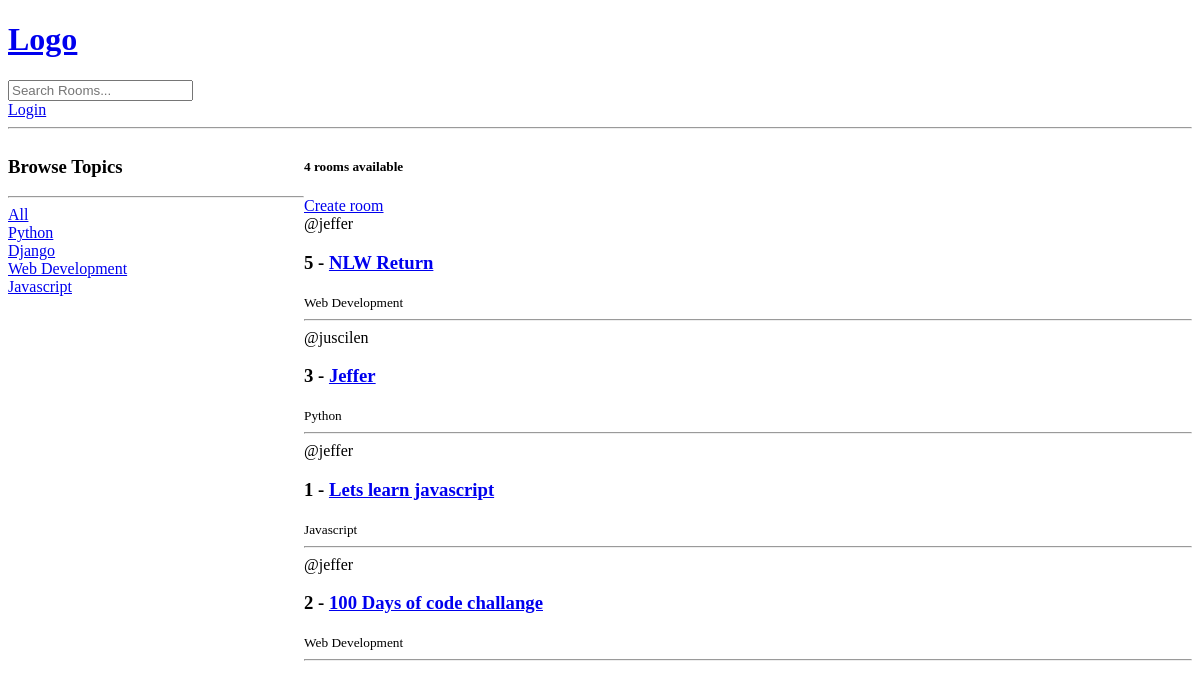
The app's page /, older data.
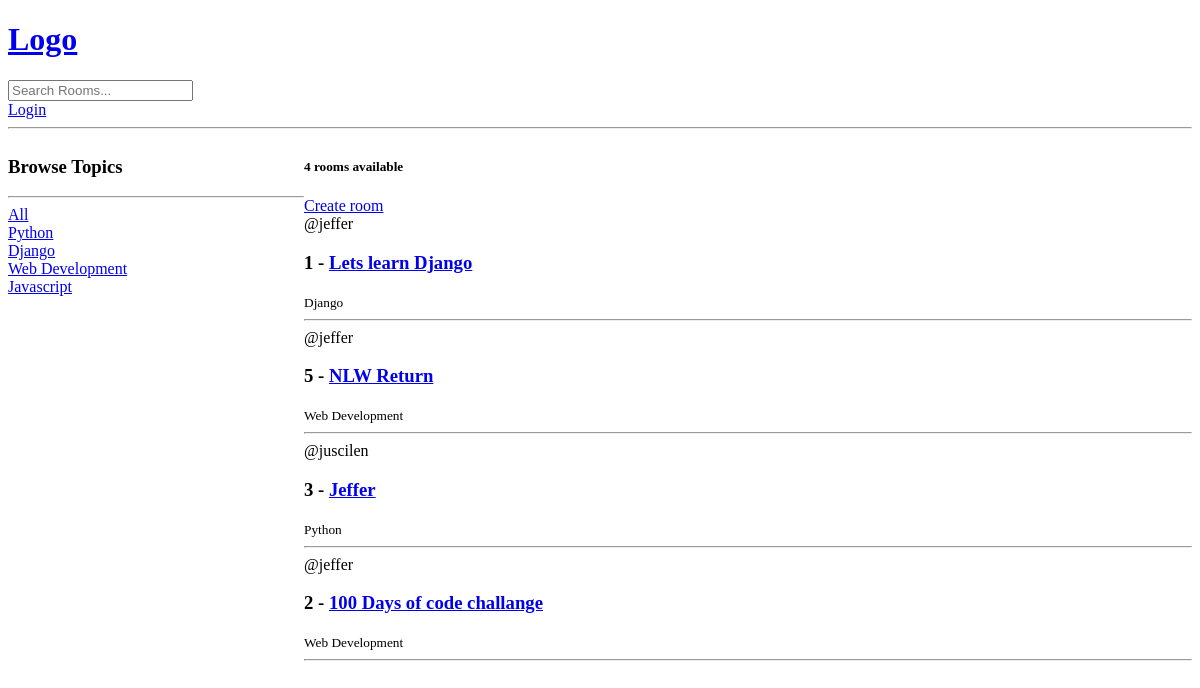
The same page, newer data.
### base/models.py (models this page shows, shortened)
class Topic(models.Model):
    name = models.CharField(max_length=200)

class Room(models.Model):
    host = models.ForeignKey(User, on_delete=models.SET_NULL, null=True)
    topic = models.ForeignKey(Topic, on_delete=models.SET_NULL, null=True)
    name = models.CharField(max_length=200)
    description = models.TextField(null=True, blank=True)
    updated = models.DateTimeField(auto_now=True)
    created = models.TimeField(auto_now_add=True)
    class Meta:
        ordering = ("-updated", "-created")

### base/views.py (the view)
# urls.py: path("", views.home, name="home"),
def home(request):
    q = request.GET.get("q") if request.GET.get("q") != None else ""
    rooms = Room.objects.filter(
        Q(topic__name__icontains=q) |
        Q(name__icontains=q) |
        Q(description__icontains=q)
    )
    topics = Topic.objects.all()
    room_count = rooms.count()
    context = {"rooms": rooms, "topics": topics, "room_count": room_count}
    return render(request, "base/home.html", context)

### base/templates/base/home.html (shortened to what this page needs)
{% extends "main.html" %}
{% block content %}
<div class="home-container">
    <div>
        <h3>Browse Topics</h3>
        <hr>
        <div>
            <a href="{% url 'home' %}">All</a>
        </div>
        {% for topic in topics %}
            <div>
                <a href="{% url 'home' %}?q={{ topic.name }}">{{ topic.name }}</a>
            </div>
        {% endfor %}
    </div>
    <div>
        <h5>{{ room_count }} rooms available </h5>
        <a href="{% url 'create-room' %}">Create room</a>
        <div>
            {% for room in rooms %}
                <div>
                    <span>@{{ room.host.username }}</span>
                    <h3>{{ room.id }} - <a href="{% url 'room' room.id %}">{{ room.name }}</a></h3>
                    <small>{{ room.topic.name }}</small>
                    <hr>
                </div>
            {% endfor %}
        </div>
    </div>
</div>
{% endblock content %}

Row changes from the older to the newer data that the page shows:
changed Room id 1: name "Lets learn javascript" → "Lets learn Django"; topic.name "Javascript" → "Django"; moves up the list
